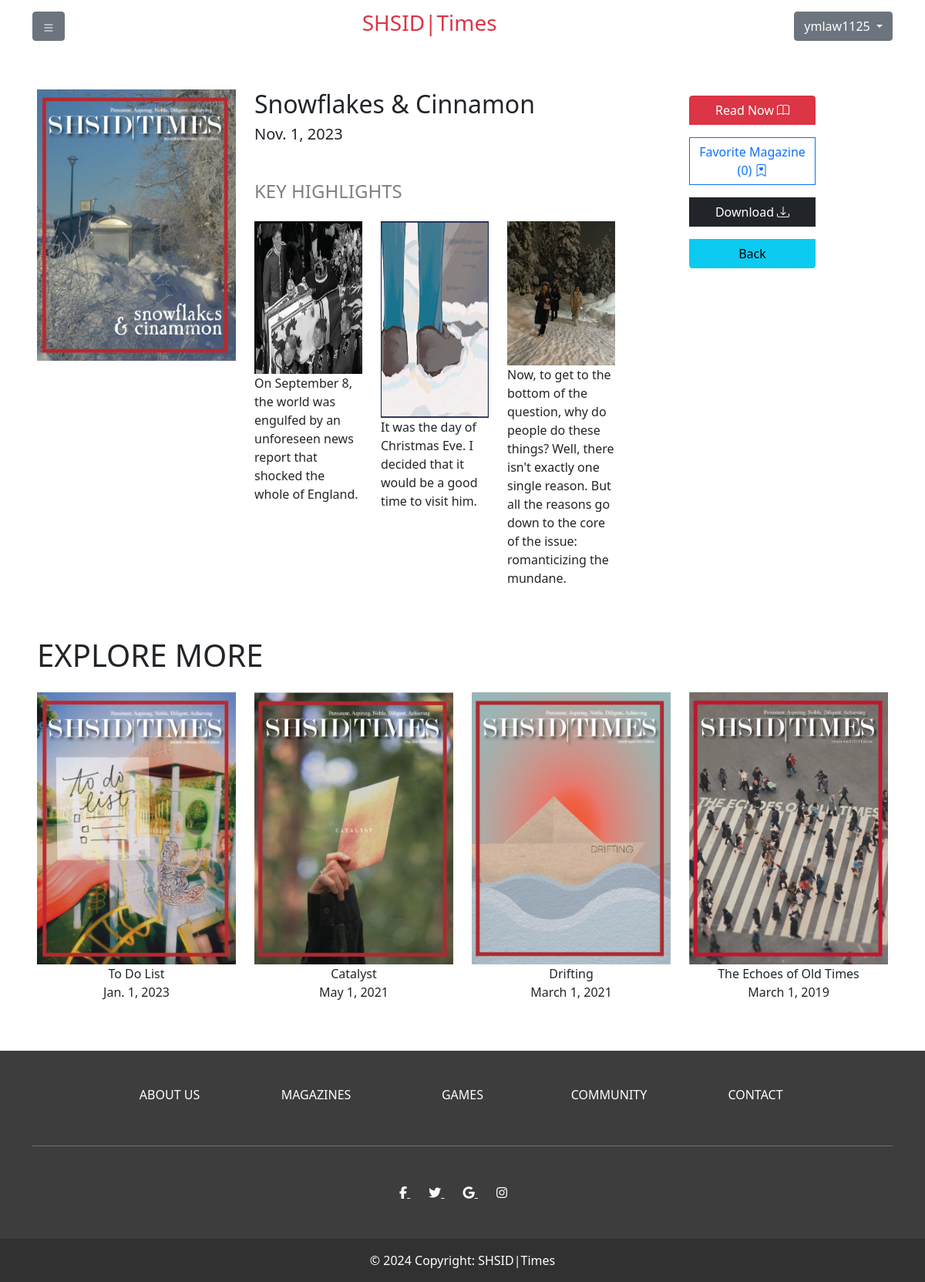
/magazine/10 (signed in), run on the app's committed database.
### user/models.py (models this page shows, shortened)
class CustomUser(AbstractUser):
    favorites = models.ManyToManyField(to=Magazine,
                                       related_name='saved_users',
                                       blank=True)
    subscribe = models.BooleanField(default=False)
    objects = CustomUserManager()

### magazines/models.py (models this page shows, shortened)
class Magazine(models.Model):
    title = models.CharField(max_length=100)
    theme = models.CharField(max_length=100, null=True)
    cover = models.ImageField(upload_to='cover/', null=True, blank=True)
    upload_date = models.DateTimeField(null=True)
    document = models.FileField(upload_to='library/')
    img1 = models.ImageField(upload_to="highlight/")
    img2 = models.ImageField(upload_to="highlight/")
    img3 = models.ImageField(upload_to="highlight/")
    t1 = models.CharField(max_length=300, null=True)
    t2 = models.CharField(max_length=300, null=True)
    t3 = models.CharField(max_length=300, null=True)

### magazines/views.py (the view)
# urls.py: path('magazine/', include('magazines.urls')),
def magazine(request, magazine_id):
    assert isinstance(request, HttpRequest)
    mag = Magazine.objects.filter(id=magazine_id)[0]
    recents = Magazine.objects.filter(~Q(id=magazine_id)).order_by('-upload_date')[:5]
    return render(
        request,
        'magazine.html',
        {
            "title": "Magazine",
            "magazine": mag,
            "recent_issues": recents
        }
    )

### templates/magazine.html (shortened to what this page needs)
{% extends "layout.html" %}
{% block content %}
    <div class="m-5">
        <div class="row">
            <div class="col-3">
                <img src="/media/{{ magazine.cover }}" alt="Example Image" class="img-fluid">
            </div>
            <div class="col-6">
                <h2>{{ magazine.title }}</h2>
                <h5>{{ magazine.upload_date.date }}</h5>
                <div class="my-5">
                    <h4 style="color: gray;">KEY HIGHLIGHTS</h4>
                    <div class="row">
                        <div class="col-4 text-dark row py-3 text-decoration-none">
                                <img src="/media/{{ magazine.img1 }}" alt="Image" class="col-12">
                                <span class="col-12">{{magazine.t1}}</span>
                        </div>
                        <div class="col-4 text-dark row py-3 text-decoration-none">
                                <img src="/media/{{ magazine.img2 }}" alt="Image" class="col-12">
                                <span class="col-12">{{magazine.t2}}</span>
                        </div>
                        <div class="col-4 text-dark row py-3 text-decoration-none">
                                <img src="/media/{{ magazine.img3 }}" alt="Image" class="col-12">
                                <span class="col-12">{{magazine.t3}}</span>
                        </div>
                    </div>
                </div>
            </div>
            <div class="col-2">
                <form method="post" action="{% url 'magazine_favorite' magazine_id=magazine.id %}" class="btn-group-vertical">
                    <a class="btn btn-danger my-2" target="_blank" href="/media/{{ magazine.document }}">Read Now<i class="bi bi-book ps-1"></i></a>
                    {% if user.is_authenticated %}
                        <button class="btn my-2 action-btn {% if magazine in user.favorites.all %}btn-primary{% else %}btn-outline-primary{% endif %}">{% if magazine in user.favorites.all %}Unfavorite{% else %}Favorite{% endif %} Magazine ({{ magazine.saved_users.count }})<i class="bi bi-bookmark-heart ps-1"></i></button>
                    {% else %}
                        <a href="/login/" class="btn my-2  btn-outline-primary">Favorite Magazine ({{ magazine.saved_users.count }})<i class="bi bi-bookmark-heart ps-1"></i></a>
                    {% endif %}
                    <a class="btn btn-dark my-2" download="" href="/media/{{ magazine.document }}">Download<i class="bi bi-download ps-1"></i></a>
                    <a type="button" class="btn btn-info my-2" href="/">Back</a>
                </form>
            </div>
        </div>
        <div class="row">
            <h1>EXPLORE MORE</h1>
            {% for issue in recent_issues %}
                <a class="col text-center text-dark row py-3 text-decoration-none" href="{% url 'magazine' issue.id %}">
                    <img src="/media/{{ issue.cover }}" alt="Image" class="col-12">
                    <span class="col-12">{{ issue.title }}</span>
                    <span class="col-12">{{ issue.upload_date.date }}</span>
                </a>
            {% endfor %}
        </div>
    </div>
{% endblock %}

### templates/layout.html (shortened to what this page needs)
<!DOCTYPE html>
<html lang="en">
<head>
    <link href="https://cdn.jsdelivr.net/npm/bootstrap@5.0.2/dist/css/bootstrap.min.css" rel="stylesheet">
    <link rel="stylesheet" href="https://cdn.jsdelivr.net/npm/bootstrap-icons@1.3.0/font/bootstrap-icons.css">
    <link rel="stylesheet" href="{% static 'content/layout.css' %}">
</head>
<body>
<nav class="navbar navbar-expand-lg navbar-light">
    <div class="container">
        <div class="dropdown">
            <button class="btn btn-secondary" type="button" id="dropdownMenuButton1" data-bs-toggle="dropdown" aria-expanded="false">
            </button>
        </div>
        <a class="navbar-brand mx-auto" href="/"><h3 class="text-danger">SHSID|Times</h3></a>
        {% if user.is_authenticated %}
            <div class="dropdown">
                <button class="btn btn-secondary dropdown-toggle" type="button" id="dropdownMenuButton1" data-bs-toggle="dropdown" aria-expanded="false">
                    {{ user.username}}
                </button>
            </div>
        {% endif %}
    </div>
</nav>
{% block content %}{% endblock %}
<footer class="text-center text-white" style="background-color: rgb(61,61,61)">
    <div class="container">
      <div class="mt-5">
        <div class="row text-center d-flex justify-content-center pt-5">
          <div class="col-md-2">
            <h6 class="text-uppercase font-weight-bold">
              <a href="/about/" class="text-white text-decoration-none">About us</a>
            </h6>
          </div>
          <div class="col-md-2">
            <h6 class="text-uppercase font-weight-bold">
              <a href="/magazine/" class="text-white text-decoration-none">Magazines</a>
            </h6>
          </div>
          <div class="col-md-2">
            <h6 class="text-uppercase font-weight-bold">
              <a href="/games/" class="text-white text-decoration-none">Games</a>
            </h6>
          </div>
          <div class="col-md-2">
            <h6 class="text-uppercase font-weight-bold">
              <a href="/community/" class="text-white text-decoration-none">Community</a>
            </h6>
          </div>
          <div class="col-md-2">
            <h6 class="text-uppercase font-weight-bold">
              <a href="/contact/" class="text-white text-decoration-none">Contact</a>
            </h6>
          </div>
        </div>
      </div>
      <hr class="my-5" />
      <div class="text-center mb-5">
        <a href="" class="text-white me-4">
          <i class="fab fa-facebook-f"></i>
        </a>
        <a href="" class="text-white me-4">
          <i class="fab fa-twitter"></i>
        </a>
        <a href="" class="text-white me-4">
          <i class="fab fa-google"></i>
        </a>
        <a href="" class="text-white me-4">
          <i class="fab fa-instagram"></i>
        </a>
      </div>
    </div>
    <div
         class="text-center p-3"
         style="background-color: rgba(0, 0, 0, 0.2)"
         >
      &copy 2024 Copyright:
      <a class="text-white text-decoration-none" href="/">SHSID|Times</a>
    </div>
  </footer>
</body>
</html>

### data on the page
CustomUser: username "ymlaw1125"
Magazine: cover (picture), title "Snowflakes & Cinnamon", upload_date "Nov. 1, 2023", img1 (picture), t1 "On September 8, the world was engulfed by an unforeseen news report that shocked the whole of England.", img2 (picture), t2 "It was the day of Christmas Eve. I decided that it would be a good time to visit him.", img3 (picture), t3 "Now, to get to the bottom of the question, why do people do these things? Well, there isn't exactly one single reason. But all the reasons go down to the core of the issue: romanticizing the mundane.", saved_users.count "0"
Magazine: cover (picture), title "To Do List", upload_date "Jan. 1, 2023"
Magazine: cover (picture), title "Catalyst", upload_date "May 1, 2021"
Magazine: cover (picture), title "Drifting", upload_date "March 1, 2021"
Magazine: cover (picture), title "The Echoes of Old Times", upload_date "March 1, 2019"
